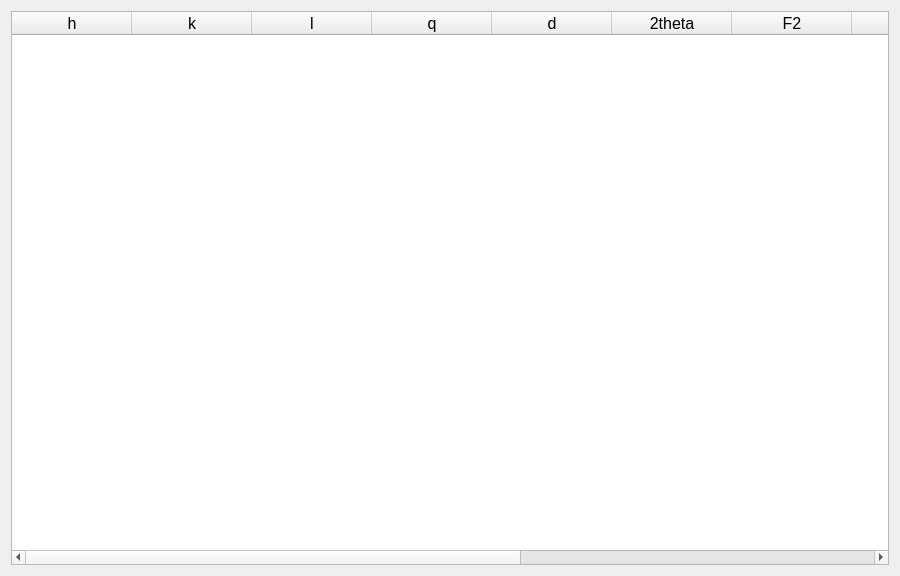
<?xml version="1.0" encoding="UTF-8"?>
<ui version="4.0">
 <class>Form</class>
 <widget class="QWidget" name="Form">
  <property name="geometry">
   <rect>
    <x>0</x>
    <y>0</y>
    <width>900</width>
    <height>576</height>
   </rect>
  </property>
  <property name="sizePolicy">
   <sizepolicy hsizetype="Expanding" vsizetype="Expanding">
    <horstretch>0</horstretch>
    <verstretch>0</verstretch>
   </sizepolicy>
  </property>
  <property name="windowTitle">
   <string>Form</string>
  </property>
  <layout class="QVBoxLayout" name="verticalLayout">
   <item>
    <widget class="QTableWidget" name="table">
     <property name="font">
      <font>
       <family>Arial</family>
       <pointsize>12</pointsize>
       <weight>50</weight>
       <bold>false</bold>
      </font>
     </property>
     <property name="layoutDirection">
      <enum>Qt::LeftToRight</enum>
     </property>
     <property name="lineWidth">
      <number>2</number>
     </property>
     <property name="editTriggers">
      <set>QAbstractItemView::NoEditTriggers</set>
     </property>
     <property name="sortingEnabled">
      <bool>true</bool>
     </property>
     <attribute name="horizontalHeaderCascadingSectionResizes">
      <bool>false</bool>
     </attribute>
     <attribute name="horizontalHeaderDefaultSectionSize">
      <number>120</number>
     </attribute>
     <attribute name="horizontalHeaderMinimumSectionSize">
      <number>60</number>
     </attribute>
     <attribute name="horizontalHeaderStretchLastSection">
      <bool>false</bool>
     </attribute>
     <attribute name="verticalHeaderDefaultSectionSize">
      <number>80</number>
     </attribute>
     <attribute name="verticalHeaderMinimumSectionSize">
      <number>80</number>
     </attribute>
     <column>
      <property name="text">
       <string>h</string>
      </property>
     </column>
     <column>
      <property name="text">
       <string>k</string>
      </property>
     </column>
     <column>
      <property name="text">
       <string>l</string>
      </property>
     </column>
     <column>
      <property name="text">
       <string>q</string>
      </property>
     </column>
     <column>
      <property name="text">
       <string>d</string>
      </property>
     </column>
     <column>
      <property name="text">
       <string>2theta</string>
      </property>
     </column>
     <column>
      <property name="text">
       <string>F2</string>
      </property>
     </column>
     <column>
      <property name="text">
       <string>M</string>
      </property>
     </column>
     <column>
      <property name="text">
       <string>diff</string>
      </property>
     </column>
     <column>
      <property name="text">
       <string>det_rot</string>
      </property>
     </column>
     <column>
      <property name="text">
       <string>channel</string>
      </property>
     </column>
     <column>
      <property name="text">
       <string>sample_rot</string>
      </property>
     </column>
    </widget>
   </item>
  </layout>
 </widget>
 <resources/>
 <connections/>
</ui>
